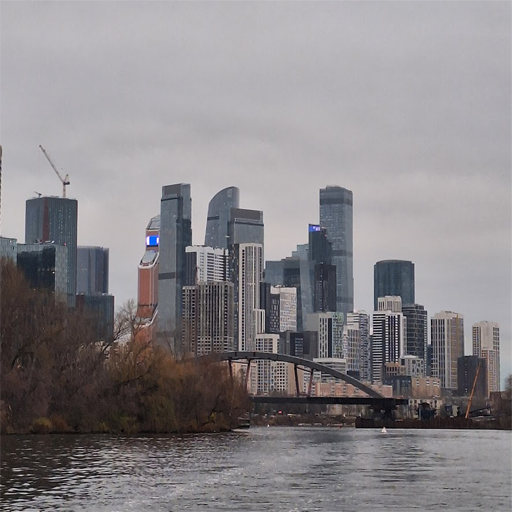
#> input picture term_1/signal_processing/homeworks/homework_2/data/image.png, 512 x 512 px
$ jupyter execute task_3.ipynb
#> lines starting #> are read from the running program, lines starting #| are printed output that depends on the picture
[cell 1]
import numpy as np
import matplotlib.pyplot as plt
from skimage import io, color, img_as_float
from skimage.transform import resize
import pywt
from skimage.util import random_noise
from skimage.metrics import peak_signal_noise_ratio as psnr
from skimage.restoration import (
    denoise_wavelet,
    estimate_sigma,
)

[cell 2]
original_image  = io.imread('../data/image.png')
#> original_image is the input picture: shape (512, 512, 3); mean R, G, B 136, 132.4, 135.7
original_image  = img_as_float(original_image)
original_image  = resize(original_image, (512, 512))

[cell 3]
sigma_noise = 0.5
noisy_image = random_noise(original_image, mode='gaussian', var=sigma_noise**2)
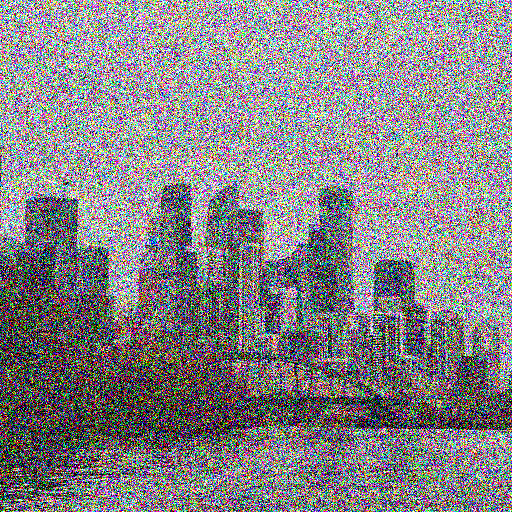
#> noisy_image: shape (512, 512, 3) float64; mean R, G, B 0.523, 0.513, 0.524

[cell 4]
snr_before = psnr(original_image, noisy_image)
#> snr_before = 9.11
snr_before
#> Out = 9.11

[cell 5]
def denoise_image(image, wavelet):
    return denoise_wavelet(
        image,
        method='BayesShrink',
        mode='soft',
        wavelet=wavelet,
        rescale_sigma=True,
    )

[cell 6]
wavelets = ['haar', 'db4', 'sym4', 'bior4.4']
results = {}

for wavelet in wavelets:
    denoised_image = denoise_image(noisy_image, wavelet)
    denoised_image = resize(denoised_image, original_image.shape)
    snr_after = psnr(original_image, denoised_image)
    results[wavelet] = snr_after

    plt.figure(figsize=(12, 4))
    plt.subplot(1, 3, 1)
    plt.imshow(original_image, cmap='gray')
    plt.title('Оригинальное изображение')
    plt.axis('off')

    plt.subplot(1, 3, 2)
    plt.imshow(noisy_image, cmap='gray')
    plt.title(f'Зашумлённое изображение\nSNR: {snr_before:.2f}')
    plt.axis('off')

    plt.subplot(1, 3, 3)
    plt.imshow(denoised_image, cmap='gray')
    plt.title(f'После устранения шума\nWavelet: {wavelet}\nSNR: {snr_after:.2f}')
    plt.axis('off')

    plt.show()
#> this loop made 4 passes
#> snr_after on passes 1 to 4: 15.02, 11.89, 11.25, 11.7
#> pass 1, `denoised_image = denoise_image(noisy_image, wavelet)`:
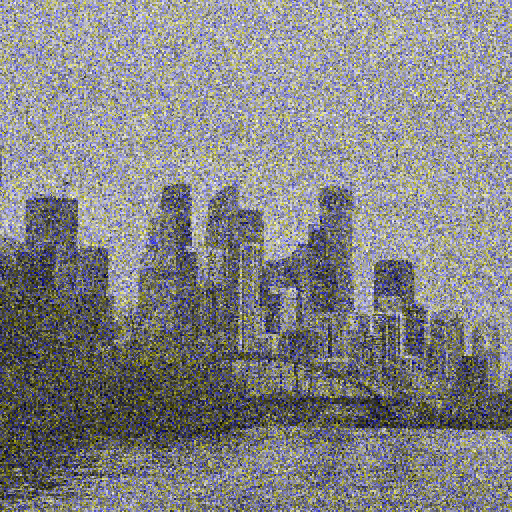
#> denoised_image: shape (512, 512, 3) float64; mean R, G, B 0.518, 0.518, 0.524
#> pass 1, `plt.show()`:
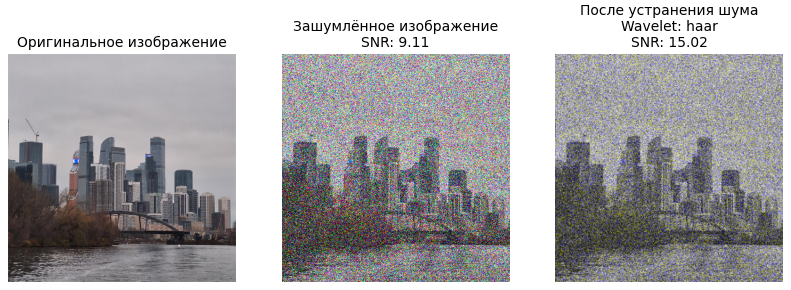
#> figure drawn by matplotlib, 3 panels
#> pass 2, `denoised_image = denoise_image(noisy_image, wavelet)`:
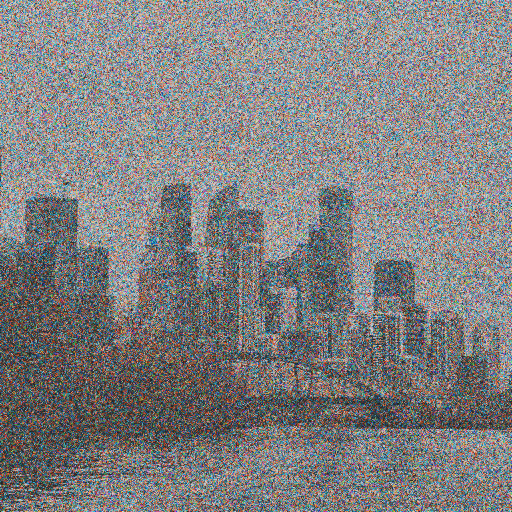
#> denoised_image: shape (512, 512, 3) float64; mean R, G, B 0.521, 0.517, 0.521; drawn with min black and max white
#> pass 2, `plt.show()`:
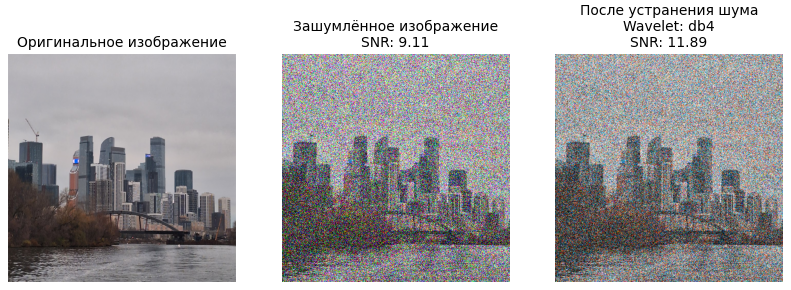
#> figure drawn by matplotlib, 3 panels
#> pass 3, `denoised_image = denoise_image(noisy_image, wavelet)`:
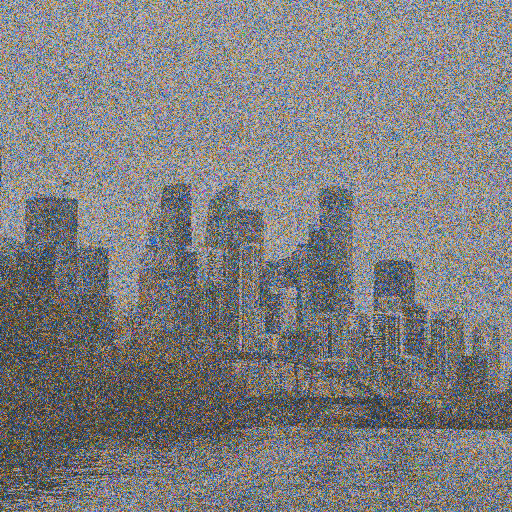
#> denoised_image: shape (512, 512, 3) float64; mean R, G, B 0.521, 0.518, 0.523; drawn with min black and max white
#> after the loop, results = {'haar': 15.02, 'db4': 11.89, 'sym4': 11.25, 'bior4.4': 11.7}

print("\nРезультаты SNR для разных вейвлетов:")
print("Wavelet\t\tSNR (после устранения шума)")
for wavelet, snr_value in results.items():
    print(f"{wavelet}\t\t{snr_value:.2f}")
#> this loop made 4 passes
#| haar		15.02
#| db4		11.89
#| sym4		11.25
#| bior4.4		11.70

best_wavelet = max(results, key=results.get)
#> best_wavelet = 'haar'
print(f"\nЛучший вейвлет для устранения шума: {best_wavelet}")
#| Лучший вейвлет для устранения шума: haar
